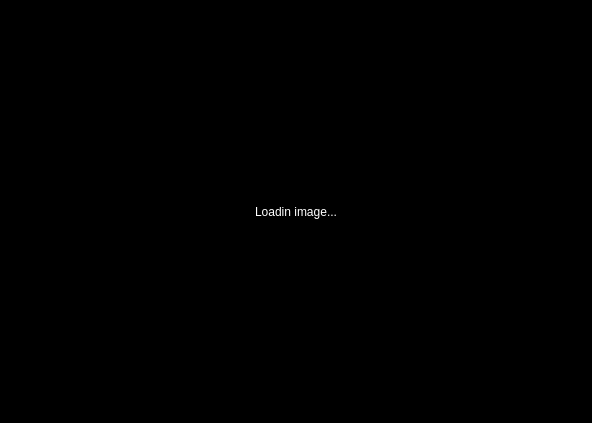
<ui version="4.0" >
 <class>ImageViewer</class>
 <widget class="QWidget" name="ImageViewer" >
  <property name="geometry" >
   <rect>
    <x>0</x>
    <y>0</y>
    <width>592</width>
    <height>423</height>
   </rect>
  </property>
  <property name="windowTitle" >
   <string>Form</string>
  </property>
  <layout class="QHBoxLayout" >
   <property name="leftMargin" >
    <number>0</number>
   </property>
   <property name="topMargin" >
    <number>0</number>
   </property>
   <property name="rightMargin" >
    <number>0</number>
   </property>
   <property name="bottomMargin" >
    <number>0</number>
   </property>
   <item>
    <widget class="QLabel" name="lbl_image" >
     <property name="palette" >
      <palette>
       <active>
        <colorrole role="WindowText" >
         <brush brushstyle="SolidPattern" >
          <color alpha="255" >
           <red>255</red>
           <green>255</green>
           <blue>255</blue>
          </color>
         </brush>
        </colorrole>
        <colorrole role="Button" >
         <brush brushstyle="SolidPattern" >
          <color alpha="255" >
           <red>0</red>
           <green>0</green>
           <blue>0</blue>
          </color>
         </brush>
        </colorrole>
        <colorrole role="Light" >
         <brush brushstyle="SolidPattern" >
          <color alpha="255" >
           <red>0</red>
           <green>0</green>
           <blue>0</blue>
          </color>
         </brush>
        </colorrole>
        <colorrole role="Midlight" >
         <brush brushstyle="SolidPattern" >
          <color alpha="255" >
           <red>0</red>
           <green>0</green>
           <blue>0</blue>
          </color>
         </brush>
        </colorrole>
        <colorrole role="Dark" >
         <brush brushstyle="SolidPattern" >
          <color alpha="255" >
           <red>0</red>
           <green>0</green>
           <blue>0</blue>
          </color>
         </brush>
        </colorrole>
        <colorrole role="Mid" >
         <brush brushstyle="SolidPattern" >
          <color alpha="255" >
           <red>0</red>
           <green>0</green>
           <blue>0</blue>
          </color>
         </brush>
        </colorrole>
        <colorrole role="Text" >
         <brush brushstyle="SolidPattern" >
          <color alpha="255" >
           <red>255</red>
           <green>255</green>
           <blue>255</blue>
          </color>
         </brush>
        </colorrole>
        <colorrole role="ButtonText" >
         <brush brushstyle="SolidPattern" >
          <color alpha="255" >
           <red>255</red>
           <green>255</green>
           <blue>255</blue>
          </color>
         </brush>
        </colorrole>
        <colorrole role="Base" >
         <brush brushstyle="SolidPattern" >
          <color alpha="255" >
           <red>0</red>
           <green>0</green>
           <blue>0</blue>
          </color>
         </brush>
        </colorrole>
        <colorrole role="Window" >
         <brush brushstyle="SolidPattern" >
          <color alpha="255" >
           <red>0</red>
           <green>0</green>
           <blue>0</blue>
          </color>
         </brush>
        </colorrole>
        <colorrole role="AlternateBase" >
         <brush brushstyle="SolidPattern" >
          <color alpha="255" >
           <red>0</red>
           <green>0</green>
           <blue>0</blue>
          </color>
         </brush>
        </colorrole>
       </active>
       <inactive>
        <colorrole role="WindowText" >
         <brush brushstyle="SolidPattern" >
          <color alpha="255" >
           <red>255</red>
           <green>255</green>
           <blue>255</blue>
          </color>
         </brush>
        </colorrole>
        <colorrole role="Button" >
         <brush brushstyle="SolidPattern" >
          <color alpha="255" >
           <red>0</red>
           <green>0</green>
           <blue>0</blue>
          </color>
         </brush>
        </colorrole>
        <colorrole role="Light" >
         <brush brushstyle="SolidPattern" >
          <color alpha="255" >
           <red>0</red>
           <green>0</green>
           <blue>0</blue>
          </color>
         </brush>
        </colorrole>
        <colorrole role="Midlight" >
         <brush brushstyle="SolidPattern" >
          <color alpha="255" >
           <red>0</red>
           <green>0</green>
           <blue>0</blue>
          </color>
         </brush>
        </colorrole>
        <colorrole role="Dark" >
         <brush brushstyle="SolidPattern" >
          <color alpha="255" >
           <red>0</red>
           <green>0</green>
           <blue>0</blue>
          </color>
         </brush>
        </colorrole>
        <colorrole role="Mid" >
         <brush brushstyle="SolidPattern" >
          <color alpha="255" >
           <red>0</red>
           <green>0</green>
           <blue>0</blue>
          </color>
         </brush>
        </colorrole>
        <colorrole role="Text" >
         <brush brushstyle="SolidPattern" >
          <color alpha="255" >
           <red>255</red>
           <green>255</green>
           <blue>255</blue>
          </color>
         </brush>
        </colorrole>
        <colorrole role="ButtonText" >
         <brush brushstyle="SolidPattern" >
          <color alpha="255" >
           <red>255</red>
           <green>255</green>
           <blue>255</blue>
          </color>
         </brush>
        </colorrole>
        <colorrole role="Base" >
         <brush brushstyle="SolidPattern" >
          <color alpha="255" >
           <red>0</red>
           <green>0</green>
           <blue>0</blue>
          </color>
         </brush>
        </colorrole>
        <colorrole role="Window" >
         <brush brushstyle="SolidPattern" >
          <color alpha="255" >
           <red>0</red>
           <green>0</green>
           <blue>0</blue>
          </color>
         </brush>
        </colorrole>
        <colorrole role="AlternateBase" >
         <brush brushstyle="SolidPattern" >
          <color alpha="255" >
           <red>0</red>
           <green>0</green>
           <blue>0</blue>
          </color>
         </brush>
        </colorrole>
       </inactive>
       <disabled>
        <colorrole role="WindowText" >
         <brush brushstyle="SolidPattern" >
          <color alpha="255" >
           <red>0</red>
           <green>0</green>
           <blue>0</blue>
          </color>
         </brush>
        </colorrole>
        <colorrole role="Button" >
         <brush brushstyle="SolidPattern" >
          <color alpha="255" >
           <red>0</red>
           <green>0</green>
           <blue>0</blue>
          </color>
         </brush>
        </colorrole>
        <colorrole role="Light" >
         <brush brushstyle="SolidPattern" >
          <color alpha="255" >
           <red>0</red>
           <green>0</green>
           <blue>0</blue>
          </color>
         </brush>
        </colorrole>
        <colorrole role="Midlight" >
         <brush brushstyle="SolidPattern" >
          <color alpha="255" >
           <red>0</red>
           <green>0</green>
           <blue>0</blue>
          </color>
         </brush>
        </colorrole>
        <colorrole role="Dark" >
         <brush brushstyle="SolidPattern" >
          <color alpha="255" >
           <red>0</red>
           <green>0</green>
           <blue>0</blue>
          </color>
         </brush>
        </colorrole>
        <colorrole role="Mid" >
         <brush brushstyle="SolidPattern" >
          <color alpha="255" >
           <red>0</red>
           <green>0</green>
           <blue>0</blue>
          </color>
         </brush>
        </colorrole>
        <colorrole role="Text" >
         <brush brushstyle="SolidPattern" >
          <color alpha="255" >
           <red>0</red>
           <green>0</green>
           <blue>0</blue>
          </color>
         </brush>
        </colorrole>
        <colorrole role="ButtonText" >
         <brush brushstyle="SolidPattern" >
          <color alpha="255" >
           <red>0</red>
           <green>0</green>
           <blue>0</blue>
          </color>
         </brush>
        </colorrole>
        <colorrole role="Base" >
         <brush brushstyle="SolidPattern" >
          <color alpha="255" >
           <red>0</red>
           <green>0</green>
           <blue>0</blue>
          </color>
         </brush>
        </colorrole>
        <colorrole role="Window" >
         <brush brushstyle="SolidPattern" >
          <color alpha="255" >
           <red>0</red>
           <green>0</green>
           <blue>0</blue>
          </color>
         </brush>
        </colorrole>
        <colorrole role="AlternateBase" >
         <brush brushstyle="SolidPattern" >
          <color alpha="255" >
           <red>0</red>
           <green>0</green>
           <blue>0</blue>
          </color>
         </brush>
        </colorrole>
       </disabled>
      </palette>
     </property>
     <property name="autoFillBackground" >
      <bool>true</bool>
     </property>
     <property name="text" >
      <string>Loadin image...</string>
     </property>
     <property name="alignment" >
      <set>Qt::AlignCenter</set>
     </property>
    </widget>
   </item>
  </layout>
  <action name="actionSelectNext" >
   <property name="text" >
    <string>Select next</string>
   </property>
   <property name="shortcut" >
    <string>Space</string>
   </property>
  </action>
  <action name="actionSelectPrev" >
   <property name="text" >
    <string>Select prev</string>
   </property>
   <property name="shortcut" >
    <string>Backspace</string>
   </property>
  </action>
 </widget>
 <resources/>
 <connections/>
</ui>
